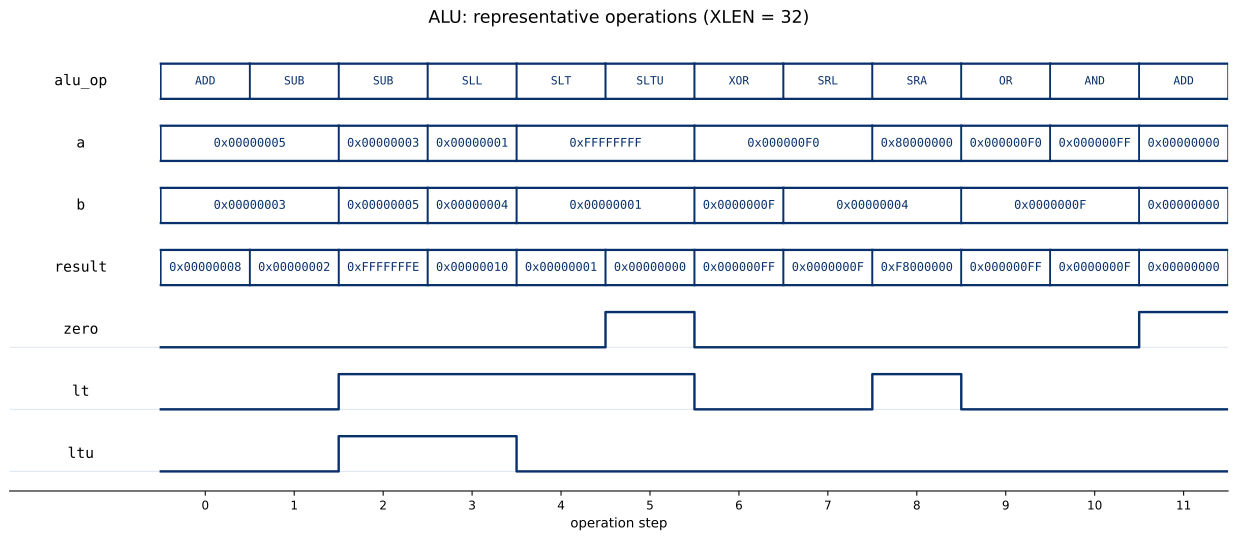

This figure's Python source:
# Renders alu_waveform.svg (the README ALU waveform) from alu_wave.csv.
# The ALU is combinational, so each column is one applied operation rather than a
# clock cycle: alu_op selects the operation, and result/zero/lt/ltu are the
# settled outputs for that operand pair.
#
# Regenerate the whole figure from the repo root:
#   iverilog -g2012 -s alu_wave_tb -o awave.vvp rtl/alu_pkg.sv rtl/alu.sv docs/alu_wave_tb.sv && vvp awave.vvp
#   python3 docs/alu_waveform.py
import csv
import matplotlib
matplotlib.use('Agg')
import matplotlib.pyplot as plt

OPS = ['ADD', 'SUB', 'SLL', 'SLT', 'SLTU', 'XOR', 'SRL', 'SRA', 'OR', 'AND']

rows = list(csv.DictReader(open('alu_wave.csv')))
def col(n): return [int(r[n]) for r in rows]
alu_op = col('alu_op')
a, b, result = col('a'), col('b'), col('result')
zero, lt, ltu = col('zero'), col('lt'), col('ltu')
N = len(rows)

x = list(range(N))

# Lane order, top to bottom
hexbuses = [('a', a), ('b', b), ('result', result)]
bits = [('zero', zero), ('lt', lt), ('ltu', ltu)]
nlanes = 1 + len(hexbuses) + len(bits)      # +1 for the alu_op mnemonic lane
lane_h, gap = 0.72, 0.55
pitch = lane_h + gap

fig, ax = plt.subplots(figsize=(13, 0.62 * nlanes + 1.4))
SIG, GREY = '#08306b', '#dfe6ee'            # one dark-blue colour for every trace
LABEL_X = -0.9                              # signal names centred in a narrow left margin

def base_of(lane_from_top):
    return (nlanes - 1 - lane_from_top) * pitch

def name_label(base, name):
    ax.text(LABEL_X, base + lane_h / 2, name, ha='center', va='center',
            fontsize=11, family='monospace')

def draw_bus(base, vals, fmt):
    top, bot = base + lane_h, base
    seg_start = 0
    for i in range(1, N + 1):
        if i == N or vals[i] != vals[i - 1]:
            val = vals[seg_start]
            ax.plot([seg_start, i], [top, top], color=SIG, lw=1.7, zorder=3)
            ax.plot([seg_start, i], [bot, bot], color=SIG, lw=1.7, zorder=3)
            ax.plot([seg_start, seg_start], [bot, top], color=SIG, lw=1.2, zorder=3)
            ax.plot([i, i], [bot, top], color=SIG, lw=1.2, zorder=3)
            ax.text((seg_start + i) / 2, base + lane_h / 2, fmt(val),
                    ha='center', va='center', fontsize=9.0, family='monospace', color=SIG)
            seg_start = i

lane = 0
# alu_op mnemonic bus: every step is its own segment
base = base_of(lane); lane += 1
name_label(base, 'alu_op')
for i in range(N):
    top, bot = base + lane_h, base
    ax.plot([i, i + 1], [top, top], color=SIG, lw=1.7, zorder=3)
    ax.plot([i, i + 1], [bot, bot], color=SIG, lw=1.7, zorder=3)
    ax.plot([i, i], [bot, top], color=SIG, lw=1.2, zorder=3)
    ax.plot([i + 1, i + 1], [bot, top], color=SIG, lw=1.2, zorder=3)
    ax.text(i + 0.5, base + lane_h / 2, OPS[alu_op[i]], ha='center', va='center',
            fontsize=8.5, family='monospace', color=SIG)

for name, vals in hexbuses:
    base = base_of(lane); lane += 1
    name_label(base, name)
    draw_bus(base, vals, lambda v: f'0x{v & 0xFFFFFFFF:08X}')

for name, vals in bits:
    base = base_of(lane); lane += 1
    ax.axhline(base, color=GREY, lw=0.8, zorder=0)
    seg = vals + [vals[-1]]
    ax.step(list(range(N + 1)), [base + v * lane_h for v in seg], where='post',
            color=SIG, lw=1.8, zorder=3)
    name_label(base, name)

ax.set_xlim(-1.7, N)
ax.set_ylim(-0.4, base_of(0) + lane_h + 0.4)
ax.set_yticks([])
ax.set_xlabel('operation step', fontsize=10)
ax.set_xticks([i + 0.5 for i in range(N)])
ax.set_xticklabels([str(i) for i in range(N)], fontsize=9)
for s in ('top', 'right', 'left'):
    ax.spines[s].set_visible(False)
ax.set_title('ALU: representative operations (XLEN = 32)', fontsize=13, pad=16)
plt.tight_layout()
plt.savefig('alu_waveform.svg', bbox_inches='tight', facecolor='white')
print('wrote alu_waveform.svg; rows', N)
